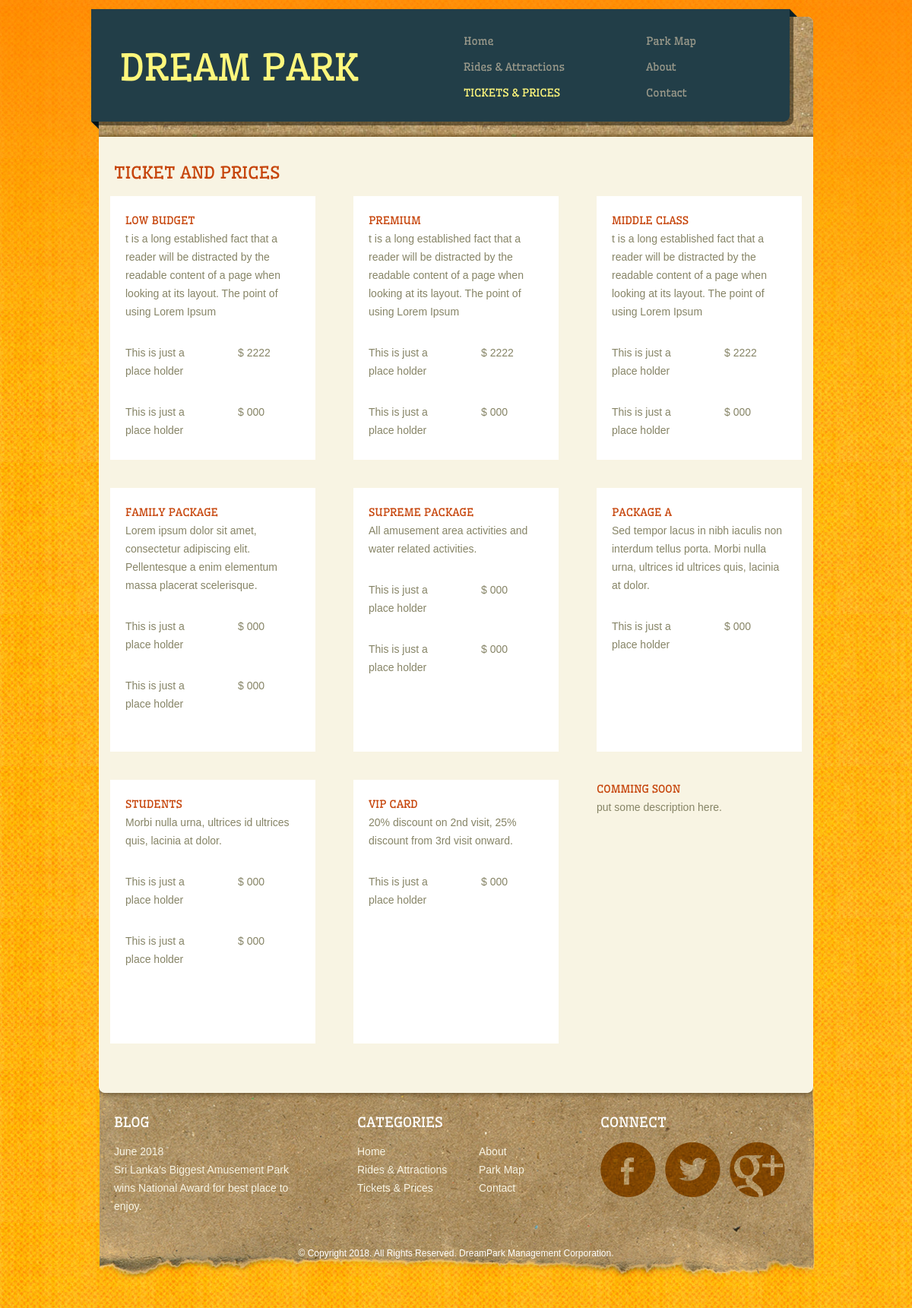
/tickets.php, run on the app's committed database.
### tables this page shows
CREATE TABLE IF NOT EXISTS `package` (
  `pId` int(11) NOT NULL AUTO_INCREMENT,
  `pName` varchar(200) NOT NULL,
  `description` varchar(200) NOT NULL,
  `price` varchar(100) NOT NULL,
  PRIMARY KEY (`pId`)
);

### tickets.php (the view, shortened to what this page needs)
<?php
$connect = mysqli_connect("localhost", "root", "", "dreampark");
?>
<!DOCTYPE HTML>
<html>
<head>
	<link rel="stylesheet" href="css/style.css" type="text/css">
</head>
<body>
	<div id="background">
		<div id="page">
			<div id="header">
				<a href="index.php" class="logo">Dream park</a>
				<ul>
					<li>
						<a href="index.php">home</a>
					</li>
					<li>
						<a href="map.html">Park Map</a>
					</li>
					<li>
						<a href="rides.html">rides &amp; attractions</a>
					</li>
					<li>
						<a href="about.html">about</a>
					</li>
					<li class="selected">
						<a href="tickets.php">tickets &amp; prices</a>
					</li>
					<li>
						<a href="contact.html">contact</a>
					</li>
				</ul>
			</div>
			<div id="body">
				<div id="content">
					<h1>Ticket and Prices</h1>
					<ul class="tickets">
							 <?php
                        $query2 = "SELECT * FROM package ORDER BY pId DESC ";
                        $result2 = mysqli_query($connect, $query2);
                        if(mysqli_num_rows($result2) > 0)
                        {
                          while($row2 = mysqli_fetch_array($result2))
                            {
                         ?>
                         <li>
							<h3><?php echo $row2["pName"] ?></h3>
							<p>
								<?php echo $row2["description"] ?>
							</p>
							<ul>
								<li>
									<span>This is just a place holder</span><span>&#36; <?php echo $row2["price"] ?></span>
								</li>
								<li>
									<span>This is just a place holder</span><span>&#36; 000</span>
								</li>
							</ul>
						</li>
						 <?php
                     }
                   }
                 ?>
						<li>
							<h3>Family Package</h3>
							<p>
								Lorem ipsum dolor sit amet, consectetur adipiscing elit. Pellentesque a enim elementum massa placerat scelerisque.
							</p>
							<ul>
								<li>
									<span>This is just a place holder</span><span>&#36; 000</span>
								</li>
								<li>
									<span>This is just a place holder</span><span>&#36; 000</span>
								</li>
							</ul>
						</li>
						<li>
							<h3>Supreme Package</h3>
							<p>
								All amusement area activities and water related activities.
							</p>
							<ul>
								<li>
									<span>This is just a place holder</span><span>&#36; 000</span>
								</li>
								<li>
									<span>This is just a place holder</span><span>&#36; 000</span>
								</li>
							</ul>
						</li>
						<li>
							<h3>Package A</h3>
							<p>
								Sed tempor lacus in nibh iaculis non interdum tellus porta. Morbi nulla urna, ultrices id ultrices quis, lacinia at dolor.
							</p>
							<ul>
								<li>
									<span>This is just a place holder</span><span>&#36; 000</span>
								</li>
							</ul>
						</li>
						<li>
							<h3>Students</h3>
							<p>
								Morbi nulla urna, ultrices id ultrices quis, lacinia at dolor.
							</p>
							<ul>
								<li>
									<span>This is just a place holder</span><span>&#36; 000</span>
								</li>
								<li>
									<span>This is just a place holder</span><span>&#36; 000</span>
								</li>
							</ul>
						</li>
						<li>
							<h3>VIP Card</h3>
							<p>
								20% discount on 2nd visit, 25% discount from 3rd visit onward.
							</p>
							<ul>
								<li>
									<span>This is just a place holder</span><span>&#36; 000</span>
								</li>
							</ul>
						</li>
						<li class="last">
							<h3>Comming Soon</h3>
							<p>
								put some description here</a>.
							</p>
						</li>
					</ul>
				</div>
			</div>
			<div id="footer">
				<div>
					<div>
						<h3>blog</h3>
						<p>
							<a href="#"><span>June 2018</span> Sri Lanka's Biggest Amusement Park wins National Award for best place to enjoy.</a>
						</p>
					</div>
					<div>
						<h3>categories</h3>
						<ul class="category">
							<li>
								<a href="index.html">home</a>
							</li>
							<li>
								<a href="about.html">about</a>
							</li>
							<li>
								<a href="rides.html">rides &amp; attractions</a>
							</li>
							<li>
								<a href="map.html">Park Map</a>
							</li>
							<li>
								<a href="tickets.html">tickets &amp; prices</a>
							</li>
							<li>
								<a href="contact.html">contact</a>
							</li>
						</ul>
					</div>
					<div>
						<h3>connect</h3>
						<ul class="connect">
							<li id="facebook">
								<a href="#">facebook</a>
							</li>
							<li id="twitter">
								<a href="#">twitter</a>
							</li>
							<li id="googleplus">
								<a href="#">googleplus</a>
							</li>
						</ul>
					</div>
				</div>
				<p>
					&copy; copyright 2018. all rights reserved. DreamPark Management Corporation.
				</p>
			</div>
		</div>
	</div>
</body>
</html>

### css/style.css (style rules this page uses)
body { background: url(../images/bg-body.jpg) repeat; color: #868466; font-family: Arial, Helvetica, sans-serif; font-size: 14px; line-height: 1; margin: 0; min-width: 960px; padding: 0; }
#background { background: url(../images/gradient.png) repeat-x top left; margin: 0; padding: 0; }
#page { margin: 0 auto; padding: 0; width: 960px; }
#header { background: url(../images/bg-header.png) no-repeat top center; height: 180px; margin: 0; overflow: hidden; padding: 0; }
#header a.logo { color: #fff77c; display: block; float: left; font-family: 'Wellfleet-Regular'; font-size: 48px; font-weight: normal; margin: 65px 20px 0 38px; padding: 0; text-decoration: none; text-transform: uppercase; width: 422px; }
#header ul { float: right; margin: 0; padding: 37px 0 20px; width: 480px; }
#header ul li { display: block; float: left; list-style: none; margin: 10px 0; padding: 0 40px 0 10px; width: 190px; }
#header ul li a { color: #9b9a8b; display: block; font-family: 'Wellfleet-Regular'; font-size: 14px; font-weight: normal; margin: 0; padding: 0; text-decoration: none; text-transform: capitalize; }
#header ul li a:hover, #header ul li.selected a { color: #fff77c; }
#header ul li.selected a { text-transform: uppercase; }
#body { margin: 0; min-height: 750px; padding: 0; }
#body #content, #body #blog, #body #contact { background: url(../images/bg-content.png) repeat-y top center; margin: 0; min-height: 750px; overflow: hidden; padding: 0; }
#body #content { padding: 0 0 20px; }
#body #content > h1, #body #contact > h1 { color: #c6440a; font-family: 'Wellfleet-Regular'; font-size: 22px; font-weight: normal; line-height: 30px; margin: 0; padding: 32px 30px 16px; text-transform: uppercase; }
#body #content .tickets { margin: 0; overflow: hidden; padding: 0; }
#body #content .tickets li { list-style: none; margin: 0; padding: 0; }
#body #content .tickets > li { background: #fff; display: block; float: left; height: 307px; margin: 0 25px 37px 25px; padding: 20px; width: 230px; }
#body #content .tickets > li.last { background: none; padding: 0; width: 270px; }
#body #content .tickets li h3 { color: #c6440a; font-family: 'Wellfleet-Regular'; font-size: 14px; font-weight: normal; line-height: 24px; margin: 0; padding: 0; text-transform: uppercase; }
#body #content .tickets li p { line-height: 24px; margin: 0; padding: 0; }
#body #content .tickets ul { margin: 0; padding: 0; }
#body #content .tickets ul li { display: block; overflow: hidden; padding: 30px 0 0; }
#body #content .tickets ul li span { display: block; float: left; line-height: 24px; margin: 0; padding: 0; width: 82px; }
#body #content .tickets ul li span:first-child { padding: 0 40px 0 0; width: 108px; }
#footer { background: url(../images/bg-footer.png) no-repeat top center; height: 222px; margin: 0; padding: 38px 0 31px; }
#footer div { margin: 0; overflow: hidden; padding: 0; }
#footer > p { color: #fff; display: block; font-size: 12px; margin: 0; padding: 0; text-align: center; text-transform: capitalize; }
#footer div div { float: left; padding: 0 0 44px; width: 320px; }
#footer div div h3 { color: #fff; font-family: 'Wellfleet-Regular'; font-size: 18px; font-weight: normal; margin: 0; padding: 0 30px 17px; text-transform: uppercase; }
#footer div div p { color: #f8f4e3; line-height: 24px; margin: 0; padding: 0 30px; }
#footer div div p span { display: block; text-transform: capitalize; }
#footer div div p a { color: #f8f4e3; text-decoration: none; }
#footer div div ul { margin: 0; overflow: hidden; padding: 0; }
#footer div div ul li { display: block; float: left; list-style: none; margin: 0; padding: 0; }
#footer div div ul li a { text-decoration: none; }
#footer div div ul.category li { margin: 0 10px 0 0; padding: 0 0 0 30px; line-height: 24px; width: 120px; }
#footer div div ul.category li a { color: #f8f4e3; text-decoration: none; text-transform: capitalize; }
#footer div div ul.connect { padding: 0 0 0 30px; }
#footer div div ul.connect li { margin: 0 12px 0 0; width: 73px; }
#footer div div ul.connect li a { background: url(../images/icons.png) no-repeat; display: block; height: 72px; text-indent: -99999px; width: 73px; }
#footer div div ul.connect #facebook a { background-position: 0 0; }
#footer div div ul.connect #twitter a { background-position: 0 -82px; }
#footer div div ul.connect #googleplus a { background-position: 0 -164px; }

### data on the page
package: pName "LOW BUDGET", description "t is a long established fact that a reader will be distracted by the readable content of a page when looking at its layout. The point of using Lorem Ipsum", price "2222"
package: pName "PREMIUM", description "t is a long established fact that a reader will be distracted by the readable content of a page when looking at its layout. The point of using Lorem Ipsum", price "2222"
package: pName "MIDDLE CLASS", description "t is a long established fact that a reader will be distracted by the readable content of a page when looking at its layout. The point of using Lorem Ipsum", price "2222"
